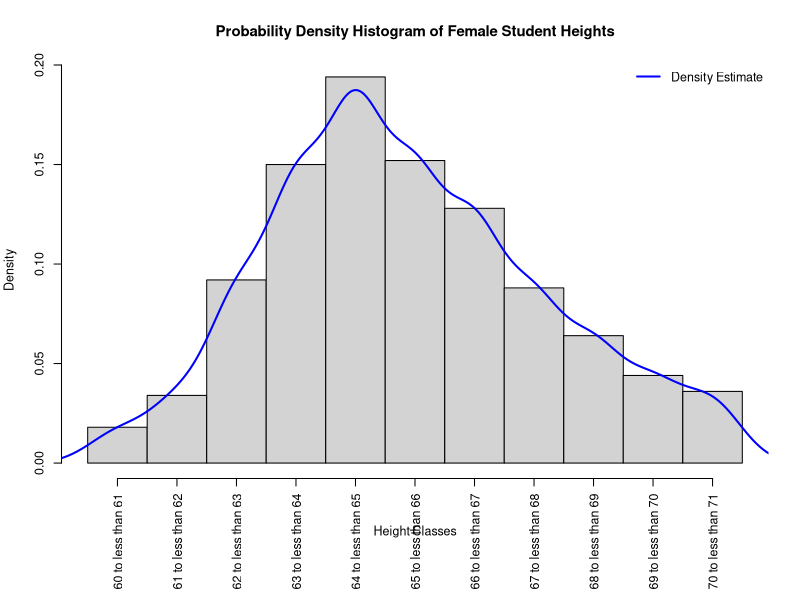
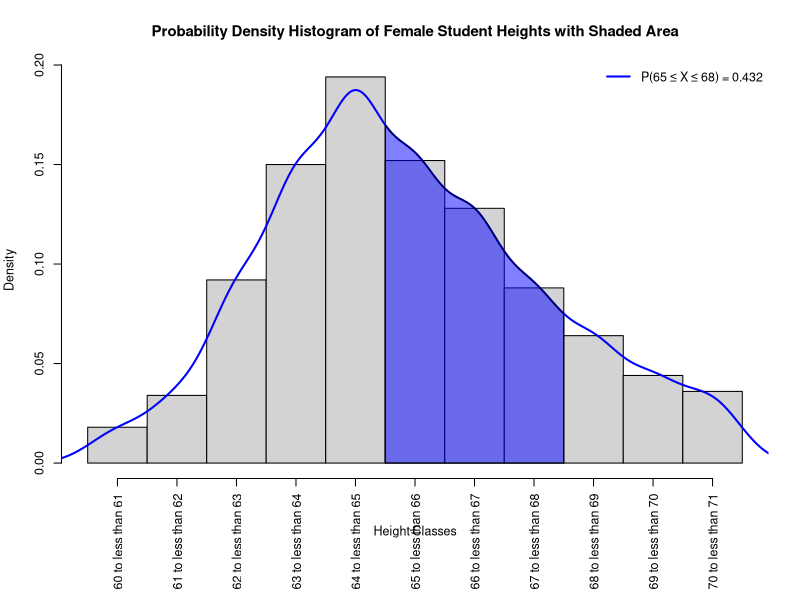

R code for these plots, in order:
## Suppose 5000 female students are enrolled at a university, and X is the
## continuous random variable that represents the height of a randomly selected
## female student. Note that these are exact probabilities because we are
## considering the population of all female students enrolled at the university.

# Height Classes

C <- c("60 to less than 61", "61 to less than 62", "62 to less than 63", 
       "63 to less than 64", "64 to less than 65", "65 to less than 66", 
       "66 to less than 67", "67 to less than 68", "68 to less than 69", 
       "69 to less than 70", "70 to less than 71")

# Frequencies
f <- c(90, 170, 460, 750, 970, 
       760, 640, 440, 320, 220, 180)

# Relative Frequencies
rf <- c(0.018, 0.034, 0.092, 0.150, 0.194, 
        0.152, 0.128, 0.088, 0.064, 0.044, 0.036)

## Create a probability density histogram for these data and then superimpose a density estimate on the histogram. Use only the base R functions.

# Create a data frame
height_data <- data.frame(Class = C, Frequency = f, Relative_Frequency = rf)
height_data
# Create the histogram, make plot less taller than normal
par(cex=.75, mar=c(8,4,4,2)+0.1)
hist(rep(1:11, times = f),
     breaks = seq(0.5, 11.5, by = 1),
     freq = FALSE,
     xlab = "Height Classes",
     ylab = "Density",
     main = "Probability Density Histogram of Female Student Heights",
     xaxt = "n")
axis(1, at = 1:11, labels = C, las = 2)
# Superimpose a density estimate
lines(density(rep(1:11, times = f),bw=0.5), col = "blue", lwd = 2)
# Add a legend
legend("topright", legend = "Density Estimate", col = "blue", lwd = 2,bty="n")

## For this data and using the density estimate, compute the probability that the height of a randomly selected female student from this university, X, lies in the interval 65 to 68 inches (i.e., P(65 ≤ X ≤ 68)).
# Calculate the probability P(65 ≤ X ≤ 68)
# The classes corresponding to 65 to 68 inches are 6 to 9
prob_65_68 <- sum(rf[6:9])
prob_65_68
# Output: 0.432
## Plot the density estimate then shade the area corresponding to this probability.
# Create the histogram again
par(cex=.75, mar=c(8,4,4,2)+0.1)
hist(rep(1:11, times = f),
     breaks = seq(0.5, 11.5, by = 1),
     freq = FALSE,
     xlab = "Height Classes",
     ylab = "Density",
     main = "Probability Density Histogram of Female Student Heights with Shaded Area",
     xaxt = "n")
axis(1, at = 1:11, labels = C, las = 2)
# Superimpose the density estimate
density_est <- density(rep(1:11, times = f),bw=0.5)
lines(density_est, col = "blue", lwd = 2)
# Shade the area corresponding to P(65 ≤ X ≤ 68)
x_shade <- seq(5.5, 8.5, length.out = 100)
y_shade <- approx(density_est$x, density_est$y, xout = x_shade)$y
polygon(c(x_shade, rev(x_shade)), c(y_shade, rep(0, length(y_shade))), col = rgb(0, 0, 1, 0.5))
# Add a legend and add the probability value
legend("topright", legend = paste("P(65 ≤ X ≤ 68) =", round(prob_65_68, 3)), col = "blue", lwd = 2,bty="n")
